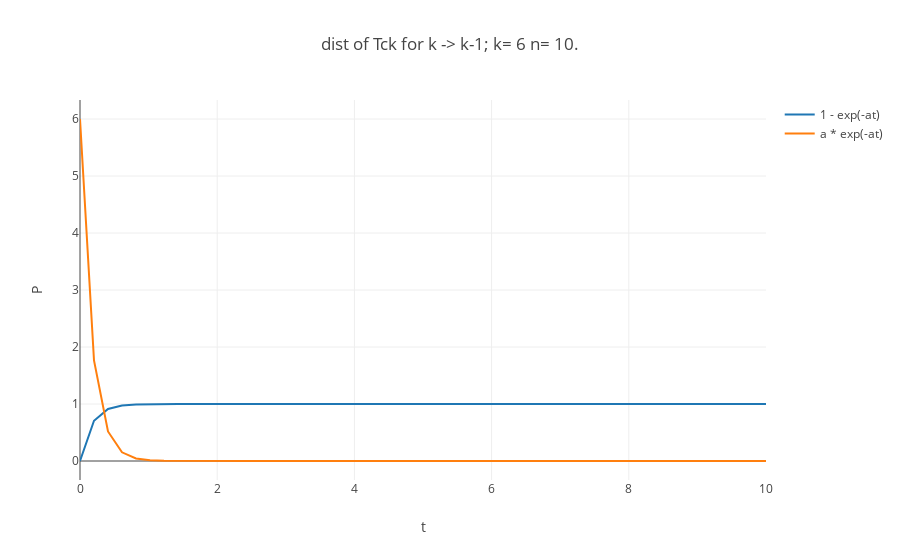

Write notebook code for a chart like this one.
### Code cell
fig_exp= []

##
fig_exp_cdf= [go.Scatter(
    x= X_exp,
    y= Exp_cdf,
    mode= 'lines',
    name= '1 - exp(-at)'
)]

fig_exp_pdf= [go.Scatter(
    x= X_exp,
    y= Exp_pdf,
    mode= 'lines',
    name= 'a * exp(-at)'
)]

fig_exp.extend(fig_exp_cdf)
fig_exp.extend(fig_exp_pdf)

layout= go.Layout(
    title= 'dist of Tck for k -> k-1; k= {} n= {}.'.format(k,Nsamp),
    yaxis= dict(title= 'P'),
    xaxis= dict(title= 't')
)


Fig= go.Figure(data= fig_exp, layout= layout)
iplot(Fig)
